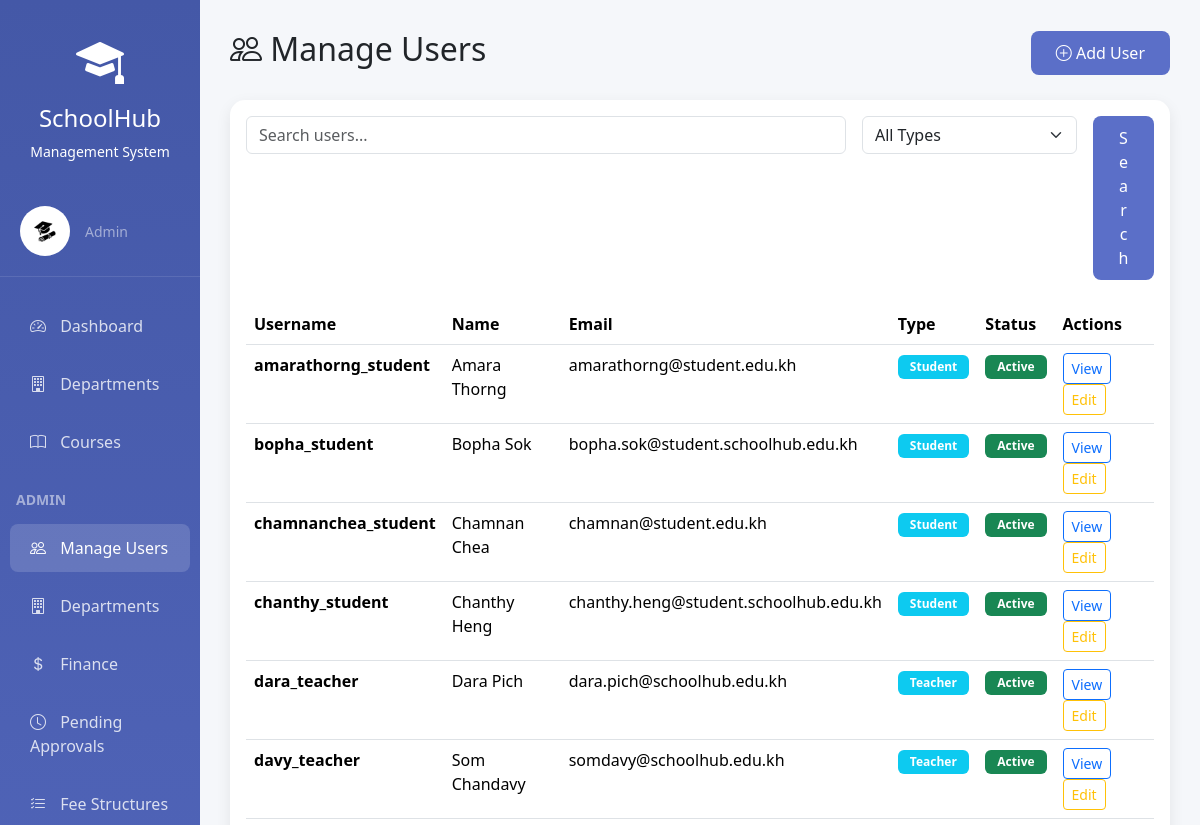
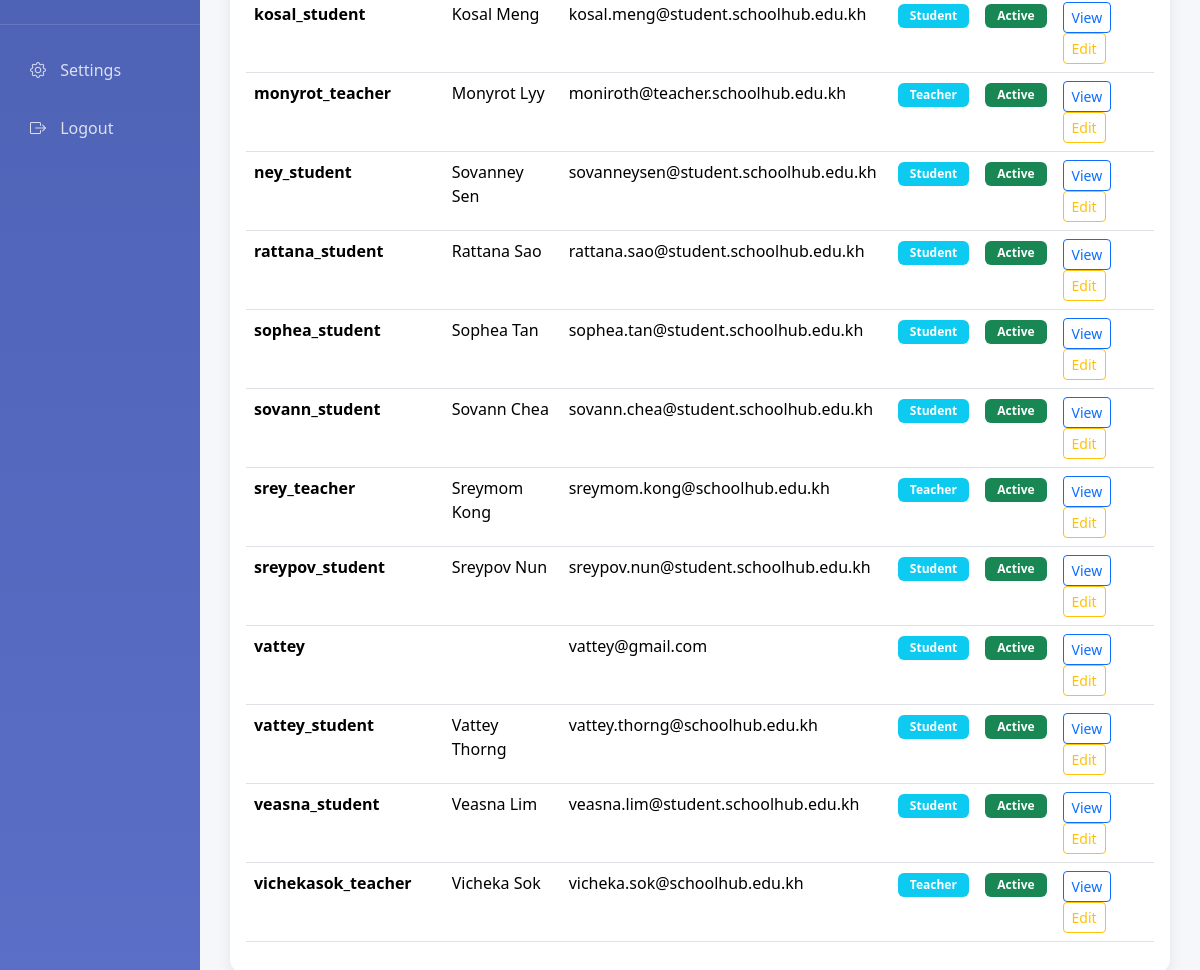
Screenshot of /accounts/users/ (signed in) with the database file from the repository (2 pictures, top to bottom).
### accounts/models.py (models this page shows, shortened)
class User(AbstractUser):
    USER_TYPE_CHOICES = (
        ('admin', 'Admin'),
        ('teacher', 'Teacher'),
        ('student', 'Student'),
    )
    user_type = models.CharField(max_length=10, choices=USER_TYPE_CHOICES, default='student')
    phone_number = models.CharField(max_length=15, blank=True, null=True)
    address = models.TextField(blank=True, null=True)
    date_of_birth = models.DateField(blank=True, null=True)
    profile_picture = models.ImageField(upload_to='profiles/', blank=True, null=True)
    is_approved = models.BooleanField(default=False, help_text='Admin must approve new accounts')
    student_id = models.CharField(max_length=20, blank=True, null=True, unique=True)
    enrollment_date = models.DateField(blank=True, null=True)
    department = models.ForeignKey('academics.Department', on_delete=models.SET_NULL,
                                   null=True, blank=True, related_name='students')
    major = models.ForeignKey('academics.Major', on_delete=models.SET_NULL,
                              null=True, blank=True, related_name='students')
    teacher_id = models.CharField(max_length=20, blank=True, null=True, unique=True)
    hire_date = models.DateField(blank=True, null=True)
    teacher_department = models.ForeignKey('academics.Department', on_delete=models.SET_NULL,
                                          null=True, blank=True, related_name='teachers')
    teaching_majors = models.ManyToManyField('academics.Major', blank=True,
                                             related_name='teachers')
    class Meta:
        ordering = ['username']
    @property
    def is_admin(self):
        return self.user_type == 'admin'
    @property
    def is_student(self):
        return self.user_type == 'student'

### accounts/views.py (the view, shortened to what this page needs)
# urls.py: path('users/', views.user_list, name='user_list'),
@user_passes_test(admin_required)
def user_list(request):
    query = request.GET.get('q', '')
    user_type_filter = request.GET.get('type', '')
    approval_filter = request.GET.get('approval', '')
    users = User.objects.all().exclude(id=request.user.id)
    if user_type_filter:
        users = users.filter(user_type=user_type_filter)
    if approval_filter == 'pending':
        users = users.filter(is_approved=False, is_superuser=False)
    elif approval_filter == 'approved':
        users = users.filter(is_approved=True)
    return render(request, 'accounts/admin/user_list.html', {
        'users': users,
        'query': query,
        'user_type_filter': user_type_filter,
        'approval_filter': approval_filter,
    })

### accounts/views.py (called while the page is built)
def admin_required(user):
    return user.is_authenticated and user.is_admin

### accounts/templates/accounts/admin/user_list.html (shortened to what this page needs)
{% extends 'base.html' %}
{% block content %}
<div class="d-flex justify-content-between align-items-center mb-4">
    <h2><i class="bi bi-people"></i> Manage Users</h2>
    <a href="{% url 'accounts:create_user' %}" class="btn btn-primary">
        <i class="bi bi-plus-circle"></i> Add User
    </a>
</div>
<div class="card">
    <div class="card-body">
        <form method="get" class="row g-3 mb-4">
            <div class="col-md-8">
                <input type="text" name="q" class="form-control" placeholder="Search users..." value="{{ query }}">
            </div>
            <div class="col-md-3">
                <select name="type" class="form-select">
                    <option value="">All Types</option>
                </select>
            </div>
            <div class="col-md-1">
                <button type="submit" class="btn btn-primary w-100">Search</button>
            </div>
        </form>
        <div class="table-responsive">
            <table class="table table-hover">
                <thead>
                    <tr>
                        <th>Username</th>
                        <th>Name</th>
                        <th>Email</th>
                        <th>Type</th>
                        <th>Status</th>
                        <th>Actions</th>
                    </tr>
                </thead>
                <tbody>
                    {% for user in users %}
                    <tr>
                        <td><strong>{{ user.username }}</strong></td>
                        <td>{{ user.get_full_name }}</td>
                        <td>{{ user.email }}</td>
                        <td><span class="badge bg-info">{{ user.get_user_type_display }}</span></td>
                        <td>
                            {% if user.is_active %}
                            <span class="badge bg-success">Active</span>
                            {% else %}
                            <span class="badge bg-secondary">Inactive</span>
                            {% endif %}
                        </td>
                        <td>
                            <a href="{% url 'accounts:user_detail' user.id %}" class="btn btn-sm btn-outline-primary">View</a>
                            <a href="{% url 'accounts:edit_user' user.id %}" class="btn btn-sm btn-outline-warning">Edit</a>
                        </td>
                    </tr>
                    {% empty %}
                    <tr>
                        <td colspan="6" class="text-center text-muted py-4">No users found.</td>
                    </tr>
                    {% endfor %}
                </tbody>
            </table>
        </div>
    </div>
</div>
{% endblock %}

### templates/base.html (shortened to what this page needs)
<!DOCTYPE html>
<html lang="en">
<head>
    <link href="https://cdn.jsdelivr.net/npm/bootstrap@5.3.2/dist/css/bootstrap.min.css" rel="stylesheet">
    <link rel="stylesheet" href="https://cdn.jsdelivr.net/npm/bootstrap-icons@1.11.2/font/bootstrap-icons.css">
</head>
<body>
    {% if user.is_authenticated %}
    <div class="container-fluid">
        <div class="row">
            <div class="col-md-2 sidebar">
                <div class="text-center py-4">
                    <i class="bi bi-mortarboard-fill" style="font-size: 3rem;"></i>
                    <h4 class="mt-2">SchoolHub</h4>
                    <p class="small mb-0">Management System</p>
                </div>
                <div class="user-section d-flex align-items-center">
                    <div class="user-avatar">
                        {% if user.profile_picture %}
                        <img src="{{ user.profile_picture.url }}" alt="{{ user.get_full_name }}" style="width: 50px; height: 50px; border-radius: 50%; object-fit: cover;">
                        {% else %}
                        <i class="bi bi-person-circle"></i>
                        {% endif %}
                    </div>
                    <div>
                        <small class="text-white-50">{{ user.get_user_type_display }}</small>
                    </div>
                </div>
                <nav class="nav flex-column">
                    <a class="nav-link {% if request.path == '/accounts/dashboard/' %}active{% endif %}" href="{% url 'accounts:dashboard' %}">
                        <i class="bi bi-speedometer2"></i> Dashboard
                    </a>
                    {% if user.is_admin %}
                    <a class="nav-link {% if '/academics/departments' in request.path %}active{% endif %}" href="{% url 'academics:department_list' %}">
                        <i class="bi bi-building"></i> Departments
                    </a>
                    {% endif %}
                    {% if user.is_admin or user.is_teacher %}
                    <a class="nav-link {% if '/academics/courses/' in request.path %}active{% endif %}" href="{% url 'academics:course_list' %}">
                        <i class="bi bi-book"></i> Courses
                    </a>
                    {% endif %}
                    {% if user.is_admin %}
                    <div class="mt-3 mb-2 px-3">
                        <small class="text-white-50 fw-bold">ADMIN</small>
                    </div>
                    <a class="nav-link {% if '/accounts/users' in request.path %}active{% endif %}" href="{% url 'accounts:user_list' %}">
                        <i class="bi bi-people"></i> Manage Users
                    </a>
                    <a class="nav-link {% if '/accounts/departments' in request.path %}active{% endif %}" href="{% url 'academics:department_list' %}">
                        <i class="bi bi-building"></i> Departments
                    </a>
                    <a class="nav-link {% if '/finance/dashboard' in request.path or '/finance/payments' in request.path %}active{% endif %}" href="{% url 'finance:finance_dashboard' %}">
                        <i class="bi bi-currency-dollar"></i> Finance
                    </a>
                    <a class="nav-link {% if '/finance/payments/pending' in request.path %}active{% endif %}" href="{% url 'finance:pending_payments' %}">
                        <i class="bi bi-clock"></i> Pending Approvals
                    </a>
                    <a class="nav-link {% if '/finance/fee-structures' in request.path %}active{% endif %}" href="{% url 'finance:fee_structure_list' %}">
                        <i class="bi bi-list-check"></i> Fee Structures
                    </a>
                    {% endif %}
                    <hr class="text-white-50">
                    <a class="nav-link {% if '/accounts/settings' in request.path %}active{% endif %}" href="{% url 'accounts:profile_settings' %}">
                        <i class="bi bi-gear"></i> Settings
                    </a>
                    <a class="nav-link" href="{% url 'accounts:logout' %}">
                        <i class="bi bi-box-arrow-right"></i> Logout
                    </a>
                </nav>
            </div>
            <div class="col-md-10 main-content">
                {% block content %}{% endblock %}
            </div>
        </div>
    </div>
    {% else %}
        {% block auth_content %}{% endblock %}
    {% endif %}
</body>
</html>

### templates/base.html (style rules this page uses)
:root { --primary-color: #5b6fc8; --secondary-color: #00c853; --accent-color: #ffa726; --danger-color: #ef5350; }
body { font-family: 'Segoe UI', Tahoma, Geneva, Verdana, sans-serif; background: linear-gradient(135deg, #667eea 0%, #764ba2 100%); min-height: 100vh; }
.sidebar { min-height: 100vh; background: linear-gradient(180deg, #4458a7 0%, #5b6fc8 100%); color: white; padding: 0; box-shadow: 2px 0 10px rgba(0,0,0,0.1); }
.sidebar .nav-link { color: rgba(255,255,255,0.8); padding: 12px 20px; margin: 5px 10px; border-radius: 8px; transition: all 0.3s ease; }
.sidebar .nav-link:hover, .sidebar .nav-link.active { background: rgba(255,255,255,0.15); color: white; }
.sidebar .nav-link i { margin-right: 10px; width: 20px; }
.main-content { padding: 30px; background: #f5f7fa; min-height: 100vh; }
.card { border: none; border-radius: 15px; box-shadow: 0 5px 15px rgba(0,0,0,0.08); margin-bottom: 20px; }
.btn-primary { background: var(--primary-color); border: none; padding: 10px 25px; border-radius: 8px; }
.table { background: white; }
.badge { padding: 6px 12px; border-radius: 6px; }
.user-section { padding: 20px; border-bottom: 1px solid rgba(255,255,255,0.1); margin-bottom: 20px; }
.user-avatar { width: 50px; height: 50px; border-radius: 50%; background: rgba(255,255,255,0.2); display: flex; align-items: center; justify-content: center; font-size: 24px; margin-right: 15px; }

### rows the page displays
User: profile_picture (picture), user_type "Admin"
User: username "amarathorng_student", get_full_name "Amara Thorng", email "amarathorng@student.edu.kh", user_type "Student", is_active "Active"
User: username "bopha_student", get_full_name "Bopha Sok", email "bopha.sok@student.schoolhub.edu.kh", user_type "Student", is_active "Active"
User: username "chamnanchea_student", get_full_name "Chamnan Chea", email "chamnan@student.edu.kh", user_type "Student", is_active "Active"
User: username "chanthy_student", get_full_name "Chanthy Heng", email "chanthy.heng@student.schoolhub.edu.kh", user_type "Student", is_active "Active"
User: username "dara_teacher", get_full_name "Dara Pich", email "dara.pich@schoolhub.edu.kh", user_type "Teacher", is_active "Active"
User: username "davy_teacher", get_full_name "Som Chandavy", email "somdavy@schoolhub.edu.kh", user_type "Teacher", is_active "Active"
User: username "kosal_student", get_full_name "Kosal Meng", email "kosal.meng@student.schoolhub.edu.kh", user_type "Student", is_active "Active"
User: username "monyrot_teacher", get_full_name "Monyrot Lyy", email "moniroth@teacher.schoolhub.edu.kh", user_type "Teacher", is_active "Active"
User: username "ney_student", get_full_name "Sovanney Sen", email "sovanneysen@student.schoolhub.edu.kh", user_type "Student", is_active "Active"
User: username "rattana_student", get_full_name "Rattana Sao", email "rattana.sao@student.schoolhub.edu.kh", user_type "Student", is_active "Active"
User: username "sophea_student", get_full_name "Sophea Tan", email "sophea.tan@student.schoolhub.edu.kh", user_type "Student", is_active "Active"
User: username "sovann_student", get_full_name "Sovann Chea", email "sovann.chea@student.schoolhub.edu.kh", user_type "Student", is_active "Active"
User: username "srey_teacher", get_full_name "Sreymom Kong", email "sreymom.kong@schoolhub.edu.kh", user_type "Teacher", is_active "Active"
User: username "sreypov_student", get_full_name "Sreypov Nun", email "sreypov.nun@student.schoolhub.edu.kh", user_type "Student", is_active "Active"
User: username "vattey", email "vattey@gmail.com", user_type "Student", is_active "Active"
User: username "vattey_student", get_full_name "Vattey Thorng", email "vattey.thorng@schoolhub.edu.kh", user_type "Student", is_active "Active"
User: username "veasna_student", get_full_name "Veasna Lim", email "veasna.lim@student.schoolhub.edu.kh", user_type "Student", is_active "Active"
User: username "vichekasok_teacher", get_full_name "Vicheka Sok", email "vicheka.sok@schoolhub.edu.kh", user_type "Teacher", is_active "Active"
